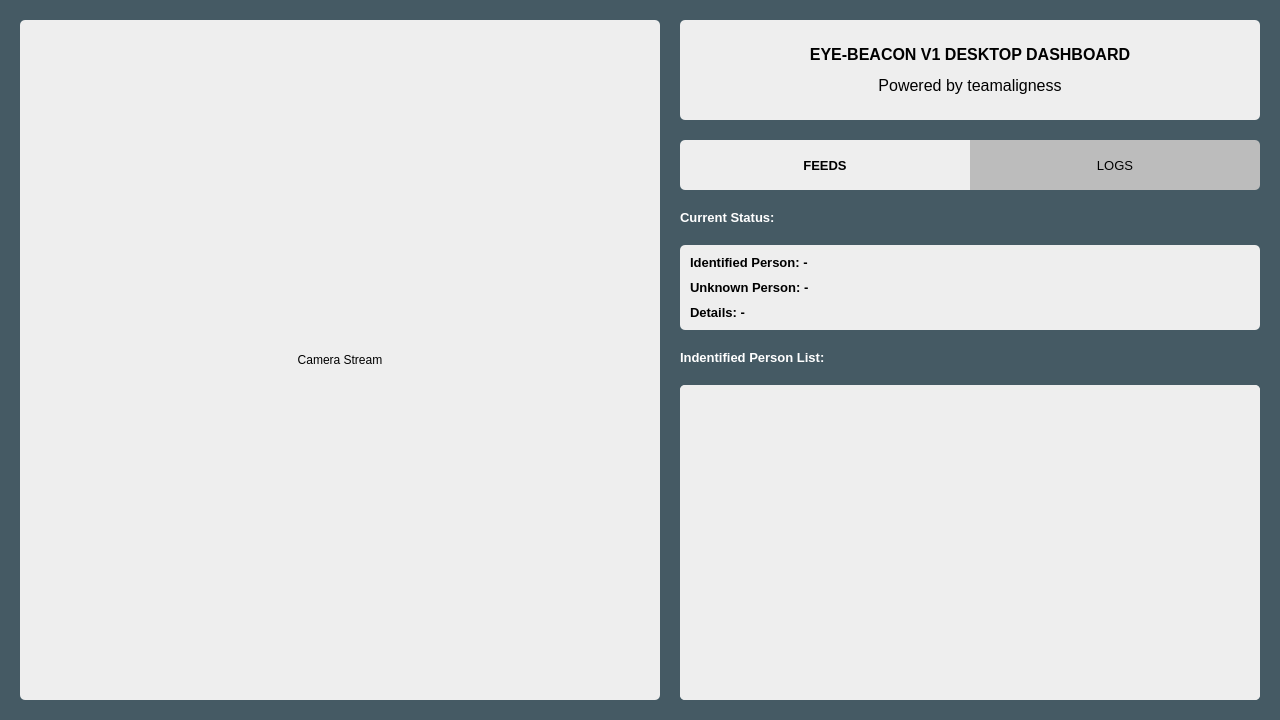
<?xml version="1.0" encoding="UTF-8"?>
<ui version="4.0">
 <class>MainWindow</class>
 <widget class="QMainWindow" name="MainWindow">
  <property name="geometry">
   <rect>
    <x>0</x>
    <y>0</y>
    <width>1280</width>
    <height>720</height>
   </rect>
  </property>
  <property name="minimumSize">
   <size>
    <width>1280</width>
    <height>720</height>
   </size>
  </property>
  <property name="windowTitle">
   <string>MainWindow</string>
  </property>
  <property name="styleSheet">
   <string notr="true">
/* VERTICAL SCROLLBAR */
 QScrollBar:vertical {
	background-color: transparent;
	border: none;
    width: 20px;
    margin: 10px 10px 10px 0px;
 }

/*  HANDLE BAR VERTICAL */
QScrollBar::handle:vertical {	
	background-color: rgb(188, 188, 188);
	min-height: 50px;
	border-radius: 5px;
}
QScrollBar::handle:vertical:hover{	
}
QScrollBar::handle:vertical:pressed {	
}

/* BTN TOP - SCROLLBAR */
QScrollBar::sub-line:vertical {
	border: none;
	background-color: transparent;
	height: 10px;
}

/* BTN BOTTOM - SCROLLBAR */
QScrollBar::add-line:vertical {
	border: none;
	background-color: transparent;
	height: 10px;
}

/* RESET ARROW */
QScrollBar::up-arrow:vertical, QScrollBar::down-arrow:vertical {
	background: none;
}
QScrollBar::add-page:vertical, QScrollBar::sub-page:vertical {
	background: none;
}

QWidget{
	background-color: rgb(69, 90, 100);
}
</string>
  </property>
  <widget class="QWidget" name="centralwidget">
   <property name="styleSheet">
    <string notr="true"/>
   </property>
   <layout class="QGridLayout" name="gridLayout">
    <property name="leftMargin">
     <number>20</number>
    </property>
    <property name="topMargin">
     <number>20</number>
    </property>
    <property name="rightMargin">
     <number>20</number>
    </property>
    <property name="bottomMargin">
     <number>20</number>
    </property>
    <property name="spacing">
     <number>20</number>
    </property>
    <item row="2" column="1">
     <widget class="QStackedWidget" name="stacked_widget">
      <property name="currentIndex">
       <number>0</number>
      </property>
      <widget class="QWidget" name="page_1">
       <layout class="QVBoxLayout" name="verticalLayout_2">
        <property name="spacing">
         <number>0</number>
        </property>
        <property name="leftMargin">
         <number>0</number>
        </property>
        <property name="topMargin">
         <number>0</number>
        </property>
        <property name="rightMargin">
         <number>0</number>
        </property>
        <property name="bottomMargin">
         <number>0</number>
        </property>
        <item>
         <layout class="QFormLayout" name="layout_report_area">
          <property name="horizontalSpacing">
           <number>0</number>
          </property>
          <property name="verticalSpacing">
           <number>20</number>
          </property>
          <item row="2" column="0" colspan="2">
           <widget class="QLabel" name="label_identified_list">
            <property name="styleSheet">
             <string notr="true">font: 10pt;
font-weight: bold;
color: rgb(255, 255, 255);</string>
            </property>
            <property name="text">
             <string>Indentified Person List:</string>
            </property>
            <property name="alignment">
             <set>Qt::AlignLeading|Qt::AlignLeft|Qt::AlignVCenter</set>
            </property>
           </widget>
          </item>
          <item row="3" column="0" colspan="2">
           <widget class="QScrollArea" name="scroll_report_area">
            <property name="styleSheet">
             <string notr="true">background-color: rgb(238, 238, 238);
border-radius: 5px;</string>
            </property>
            <property name="frameShape">
             <enum>QFrame::NoFrame</enum>
            </property>
            <property name="horizontalScrollBarPolicy">
             <enum>Qt::ScrollBarAlwaysOff</enum>
            </property>
            <property name="widgetResizable">
             <bool>true</bool>
            </property>
            <property name="alignment">
             <set>Qt::AlignLeading|Qt::AlignLeft|Qt::AlignTop</set>
            </property>
            <widget class="QWidget" name="report_container">
             <property name="geometry">
              <rect>
               <x>0</x>
               <y>0</y>
               <width>578</width>
               <height>238</height>
              </rect>
             </property>
             <layout class="QVBoxLayout" name="report_container_layout">
              <property name="spacing">
               <number>10</number>
              </property>
              <property name="leftMargin">
               <number>10</number>
              </property>
              <property name="topMargin">
               <number>10</number>
              </property>
              <property name="rightMargin">
               <number>10</number>
              </property>
              <property name="bottomMargin">
               <number>10</number>
              </property>
              <item>
               <spacer name="vertical_spacer">
                <property name="orientation">
                 <enum>Qt::Vertical</enum>
                </property>
                <property name="sizeHint" stdset="0">
                 <size>
                  <width>20</width>
                  <height>40</height>
                 </size>
                </property>
               </spacer>
              </item>
             </layout>
            </widget>
           </widget>
          </item>
          <item row="1" column="0" colspan="2">
           <widget class="QWidget" name="layout_current_status" native="true">
            <property name="styleSheet">
             <string notr="true">background-color: rgb(238, 238, 238);
border-radius: 5px;</string>
            </property>
            <layout class="QVBoxLayout" name="verticalLayout_3">
             <property name="spacing">
              <number>10</number>
             </property>
             <property name="leftMargin">
              <number>10</number>
             </property>
             <property name="topMargin">
              <number>10</number>
             </property>
             <property name="rightMargin">
              <number>10</number>
             </property>
             <property name="bottomMargin">
              <number>10</number>
             </property>
             <item>
              <widget class="QLabel" name="label_status_1">
               <property name="minimumSize">
                <size>
                 <width>0</width>
                 <height>0</height>
                </size>
               </property>
               <property name="styleSheet">
                <string notr="true">font: 10pt;
font-weight: bold;</string>
               </property>
               <property name="text">
                <string>Identified Person: -</string>
               </property>
              </widget>
             </item>
             <item>
              <widget class="QLabel" name="label_status_2">
               <property name="styleSheet">
                <string notr="true">font: 10pt;
font-weight: bold;</string>
               </property>
               <property name="text">
                <string>Unknown Person: -</string>
               </property>
              </widget>
             </item>
             <item>
              <widget class="QLabel" name="label_status_3">
               <property name="styleSheet">
                <string notr="true">font: 10pt;
font-weight: bold;</string>
               </property>
               <property name="text">
                <string>Details: -</string>
               </property>
              </widget>
             </item>
            </layout>
           </widget>
          </item>
          <item row="0" column="0" colspan="2">
           <widget class="QLabel" name="label_current_status">
            <property name="styleSheet">
             <string notr="true">font: 10pt;
font-weight: bold;
color: rgb(255, 255, 255);</string>
            </property>
            <property name="text">
             <string>Current Status:</string>
            </property>
           </widget>
          </item>
         </layout>
        </item>
       </layout>
      </widget>
      <widget class="QWidget" name="page_2">
       <layout class="QVBoxLayout" name="verticalLayout">
        <property name="spacing">
         <number>10</number>
        </property>
        <property name="leftMargin">
         <number>0</number>
        </property>
        <property name="topMargin">
         <number>0</number>
        </property>
        <property name="rightMargin">
         <number>0</number>
        </property>
        <property name="bottomMargin">
         <number>0</number>
        </property>
        <item>
         <layout class="QFormLayout" name="layout_report_area_2">
          <property name="horizontalSpacing">
           <number>10</number>
          </property>
          <property name="verticalSpacing">
           <number>10</number>
          </property>
          <item row="0" column="0" colspan="2">
           <widget class="QScrollArea" name="scroll_report_area_2">
            <property name="styleSheet">
             <string notr="true">background-color: rgb(238, 238, 238);
border-radius: 5px;</string>
            </property>
            <property name="frameShape">
             <enum>QFrame::NoFrame</enum>
            </property>
            <property name="horizontalScrollBarPolicy">
             <enum>Qt::ScrollBarAlwaysOff</enum>
            </property>
            <property name="widgetResizable">
             <bool>true</bool>
            </property>
            <property name="alignment">
             <set>Qt::AlignLeading|Qt::AlignLeft|Qt::AlignTop</set>
            </property>
            <widget class="QWidget" name="report_container_2">
             <property name="geometry">
              <rect>
               <x>0</x>
               <y>0</y>
               <width>578</width>
               <height>486</height>
              </rect>
             </property>
             <layout class="QVBoxLayout" name="report_container_layout_2">
              <property name="spacing">
               <number>10</number>
              </property>
              <property name="leftMargin">
               <number>10</number>
              </property>
              <property name="topMargin">
               <number>10</number>
              </property>
              <property name="rightMargin">
               <number>10</number>
              </property>
              <property name="bottomMargin">
               <number>10</number>
              </property>
              <item>
               <spacer name="vertical_spacer_2">
                <property name="orientation">
                 <enum>Qt::Vertical</enum>
                </property>
                <property name="sizeHint" stdset="0">
                 <size>
                  <width>20</width>
                  <height>40</height>
                 </size>
                </property>
               </spacer>
              </item>
             </layout>
            </widget>
           </widget>
          </item>
         </layout>
        </item>
       </layout>
      </widget>
     </widget>
    </item>
    <item row="1" column="1">
     <widget class="QWidget" name="layout_button_page" native="true">
      <property name="styleSheet">
       <string notr="true">height: 50px;</string>
      </property>
      <layout class="QHBoxLayout" name="horizontalLayout_2">
       <property name="spacing">
        <number>0</number>
       </property>
       <property name="leftMargin">
        <number>0</number>
       </property>
       <property name="topMargin">
        <number>0</number>
       </property>
       <property name="rightMargin">
        <number>0</number>
       </property>
       <property name="bottomMargin">
        <number>0</number>
       </property>
       <item>
        <widget class="QPushButton" name="button_page_feed">
         <property name="styleSheet">
          <string notr="true">background-color: rgb(238, 238, 238);
border-top-left-radius: 5px;
border-bottom-left-radius: 5px;
font: 10pt;
font-weight: bold;
</string>
         </property>
         <property name="text">
          <string>FEEDS</string>
         </property>
        </widget>
       </item>
       <item>
        <widget class="QPushButton" name="button_page_log">
         <property name="styleSheet">
          <string notr="true">background-color: rgb(188, 188, 188);
border-top-right-radius: 5px;
border-bottom-right-radius: 5px;
font: 10pt;
font-weight: regular;</string>
         </property>
         <property name="text">
          <string>LOGS</string>
         </property>
        </widget>
       </item>
      </layout>
     </widget>
    </item>
    <item row="0" column="1">
     <layout class="QVBoxLayout" name="layout_information">
      <item>
       <widget class="QLabel" name="label_title">
        <property name="minimumSize">
         <size>
          <width>576</width>
          <height>100</height>
         </size>
        </property>
        <property name="styleSheet">
         <string notr="true">background-color: rgb(238, 238, 238);
border-radius: 5px;</string>
        </property>
        <property name="text">
         <string>&lt;html&gt;&lt;head/&gt;&lt;body&gt;&lt;p align=&quot;center&quot;&gt;&lt;span style=&quot; font-size:12pt; font-weight:600;&quot;&gt;EYE-BEACON V1 DESKTOP DASHBOARD&lt;/span&gt;&lt;/p&gt;&lt;p align=&quot;center&quot;&gt;&lt;span style=&quot; font-size:12pt;&quot;&gt;Powered by teamaligness&lt;/span&gt;&lt;/p&gt;&lt;/body&gt;&lt;/html&gt;</string>
        </property>
        <property name="alignment">
         <set>Qt::AlignCenter</set>
        </property>
       </widget>
      </item>
     </layout>
    </item>
    <item row="0" column="0" rowspan="3">
     <widget class="QLabel" name="label_camera_stream">
      <property name="sizePolicy">
       <sizepolicy hsizetype="Expanding" vsizetype="Expanding">
        <horstretch>0</horstretch>
        <verstretch>0</verstretch>
       </sizepolicy>
      </property>
      <property name="minimumSize">
       <size>
        <width>640</width>
        <height>480</height>
       </size>
      </property>
      <property name="styleSheet">
       <string notr="true">background-color: rgb(238, 238, 238);
border-radius: 5px;</string>
      </property>
      <property name="text">
       <string>Camera Stream</string>
      </property>
      <property name="alignment">
       <set>Qt::AlignCenter</set>
      </property>
     </widget>
    </item>
   </layout>
  </widget>
 </widget>
 <resources/>
 <connections/>
</ui>
